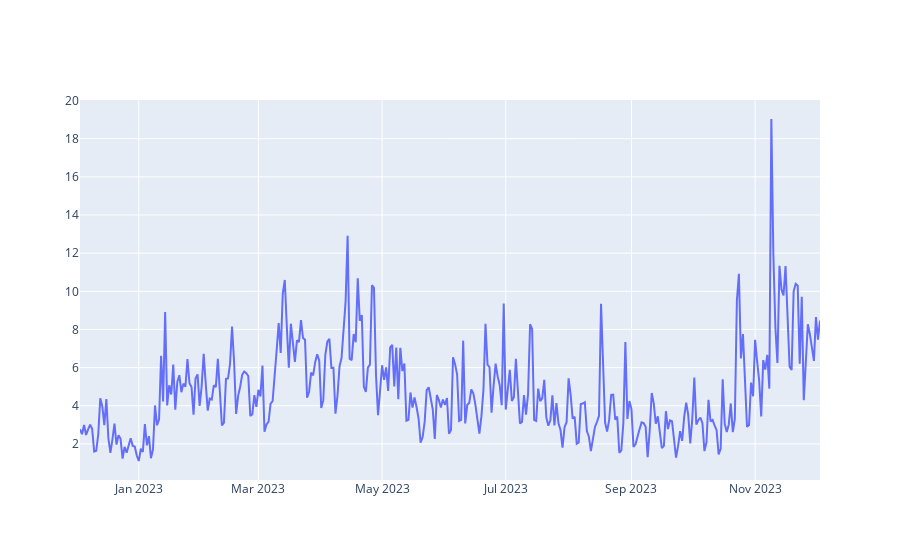

The notebook cell saved with this chart:
### Code cell
df.set_index('Date', inplace=True)
ethereum_trace=go.Scatter(x=df.index, y= df['Average_Price'], name='Price')
py.iplot([ethereum_trace])

### Figure 1 — Plotly figure (JSON) as saved in the notebook; plotly's stock layout.template omitted (floating-point values rounded to 4 significant figures; data arrays with more than 128 entries replaced by an {"elided": "..."} marker saying what was removed)
{"data": [{"name": "Price", "type": "scatter", "x": {"elided": "366 str values"}, "y": {"elided": "366 float values"}}], "layout": {}}
